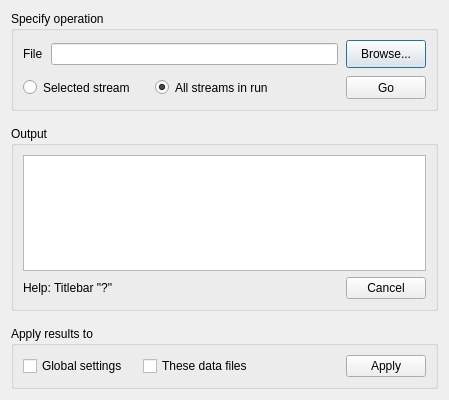
<?xml version="1.0" encoding="UTF-8"?>
<ui version="4.0">
 <class>CalSRateDlg</class>
 <widget class="QDialog" name="CalSRateDlg">
  <property name="windowModality">
   <enum>Qt::NonModal</enum>
  </property>
  <property name="geometry">
   <rect>
    <x>0</x>
    <y>0</y>
    <width>449</width>
    <height>400</height>
   </rect>
  </property>
  <property name="sizePolicy">
   <sizepolicy hsizetype="Preferred" vsizetype="MinimumExpanding">
    <horstretch>0</horstretch>
    <verstretch>0</verstretch>
   </sizepolicy>
  </property>
  <property name="minimumSize">
   <size>
    <width>0</width>
    <height>400</height>
   </size>
  </property>
  <property name="windowTitle">
   <string>Sample Rate Calibration</string>
  </property>
  <property name="modal">
   <bool>false</bool>
  </property>
  <layout class="QGridLayout" name="gridLayout_4">
   <property name="verticalSpacing">
    <number>15</number>
   </property>
   <item row="0" column="0">
    <widget class="QGroupBox" name="specifyGB">
     <property name="title">
      <string>Specify operation</string>
     </property>
     <layout class="QGridLayout" name="gridLayout">
      <property name="verticalSpacing">
       <number>8</number>
      </property>
      <item row="0" column="0">
       <layout class="QHBoxLayout" name="horizontalLayout_3">
        <property name="spacing">
         <number>8</number>
        </property>
        <item>
         <widget class="QLabel" name="label_2">
          <property name="text">
           <string>File</string>
          </property>
         </widget>
        </item>
        <item>
         <widget class="QLineEdit" name="fileLE">
          <property name="sizePolicy">
           <sizepolicy hsizetype="Expanding" vsizetype="Fixed">
            <horstretch>0</horstretch>
            <verstretch>0</verstretch>
           </sizepolicy>
          </property>
          <property name="minimumSize">
           <size>
            <width>0</width>
            <height>22</height>
           </size>
          </property>
         </widget>
        </item>
        <item>
         <widget class="QPushButton" name="browseBut">
          <property name="sizePolicy">
           <sizepolicy hsizetype="Preferred" vsizetype="Preferred">
            <horstretch>0</horstretch>
            <verstretch>0</verstretch>
           </sizepolicy>
          </property>
          <property name="minimumSize">
           <size>
            <width>0</width>
            <height>28</height>
           </size>
          </property>
          <property name="text">
           <string>Browse...</string>
          </property>
         </widget>
        </item>
       </layout>
      </item>
      <item row="1" column="0">
       <layout class="QHBoxLayout" name="loWidget111">
        <property name="spacing">
         <number>20</number>
        </property>
        <item>
         <widget class="QRadioButton" name="oneRB">
          <property name="sizePolicy">
           <sizepolicy hsizetype="Preferred" vsizetype="Preferred">
            <horstretch>0</horstretch>
            <verstretch>0</verstretch>
           </sizepolicy>
          </property>
          <property name="minimumSize">
           <size>
            <width>0</width>
            <height>23</height>
           </size>
          </property>
          <property name="text">
           <string>Selected stream</string>
          </property>
         </widget>
        </item>
        <item>
         <widget class="QRadioButton" name="allRB">
          <property name="sizePolicy">
           <sizepolicy hsizetype="Preferred" vsizetype="Preferred">
            <horstretch>0</horstretch>
            <verstretch>0</verstretch>
           </sizepolicy>
          </property>
          <property name="text">
           <string>All streams in run</string>
          </property>
          <property name="checked">
           <bool>true</bool>
          </property>
         </widget>
        </item>
        <item>
         <spacer name="horizontalSpacer">
          <property name="orientation">
           <enum>Qt::Horizontal</enum>
          </property>
          <property name="sizeHint" stdset="0">
           <size>
            <width>40</width>
            <height>20</height>
           </size>
          </property>
         </spacer>
        </item>
        <item>
         <widget class="QPushButton" name="goBut">
          <property name="sizePolicy">
           <sizepolicy hsizetype="Preferred" vsizetype="Preferred">
            <horstretch>0</horstretch>
            <verstretch>0</verstretch>
           </sizepolicy>
          </property>
          <property name="text">
           <string>Go</string>
          </property>
          <property name="autoDefault">
           <bool>true</bool>
          </property>
         </widget>
        </item>
       </layout>
      </item>
     </layout>
    </widget>
   </item>
   <item row="1" column="0">
    <widget class="QGroupBox" name="outputGB">
     <property name="title">
      <string>Output</string>
     </property>
     <layout class="QGridLayout" name="gridLayout_2">
      <item row="1" column="0">
       <widget class="QLabel" name="label">
        <property name="text">
         <string>Help: Titlebar &quot;?&quot;</string>
        </property>
       </widget>
      </item>
      <item row="1" column="2">
       <widget class="QPushButton" name="cancelBut">
        <property name="sizePolicy">
         <sizepolicy hsizetype="Preferred" vsizetype="Preferred">
          <horstretch>0</horstretch>
          <verstretch>0</verstretch>
         </sizepolicy>
        </property>
        <property name="text">
         <string>Cancel</string>
        </property>
       </widget>
      </item>
      <item row="0" column="0" colspan="3">
       <widget class="QTextEdit" name="outTE">
        <property name="focusPolicy">
         <enum>Qt::NoFocus</enum>
        </property>
        <property name="acceptDrops">
         <bool>false</bool>
        </property>
        <property name="undoRedoEnabled">
         <bool>false</bool>
        </property>
        <property name="lineWrapMode">
         <enum>QTextEdit::NoWrap</enum>
        </property>
        <property name="readOnly">
         <bool>true</bool>
        </property>
        <property name="acceptRichText">
         <bool>false</bool>
        </property>
       </widget>
      </item>
      <item row="1" column="1">
       <spacer name="horizontalSpacer_2">
        <property name="orientation">
         <enum>Qt::Horizontal</enum>
        </property>
        <property name="sizeHint" stdset="0">
         <size>
          <width>40</width>
          <height>20</height>
         </size>
        </property>
       </spacer>
      </item>
     </layout>
    </widget>
   </item>
   <item row="2" column="0">
    <widget class="QGroupBox" name="applyGB">
     <property name="title">
      <string>Apply results to</string>
     </property>
     <layout class="QGridLayout" name="gridLayout_3">
      <property name="horizontalSpacing">
       <number>15</number>
      </property>
      <property name="verticalSpacing">
       <number>8</number>
      </property>
      <item row="0" column="0">
       <widget class="QCheckBox" name="globalChk">
        <property name="sizePolicy">
         <sizepolicy hsizetype="Preferred" vsizetype="Preferred">
          <horstretch>0</horstretch>
          <verstretch>0</verstretch>
         </sizepolicy>
        </property>
        <property name="toolTip">
         <string>These settings are the defaults for your next run</string>
        </property>
        <property name="text">
         <string>Global settings</string>
        </property>
       </widget>
      </item>
      <item row="0" column="1">
       <widget class="QCheckBox" name="fileChk">
        <property name="sizePolicy">
         <sizepolicy hsizetype="Preferred" vsizetype="Preferred">
          <horstretch>0</horstretch>
          <verstretch>0</verstretch>
         </sizepolicy>
        </property>
        <property name="toolTip">
         <string>Update the metadata for this run</string>
        </property>
        <property name="text">
         <string>These data files</string>
        </property>
       </widget>
      </item>
      <item row="0" column="2">
       <spacer name="horizontalSpacer_3">
        <property name="orientation">
         <enum>Qt::Horizontal</enum>
        </property>
        <property name="sizeHint" stdset="0">
         <size>
          <width>67</width>
          <height>20</height>
         </size>
        </property>
       </spacer>
      </item>
      <item row="0" column="3">
       <widget class="QPushButton" name="applyBut">
        <property name="text">
         <string>Apply</string>
        </property>
       </widget>
      </item>
     </layout>
    </widget>
   </item>
  </layout>
 </widget>
 <tabstops>
  <tabstop>fileLE</tabstop>
  <tabstop>browseBut</tabstop>
  <tabstop>oneRB</tabstop>
  <tabstop>allRB</tabstop>
  <tabstop>goBut</tabstop>
  <tabstop>cancelBut</tabstop>
 </tabstops>
 <resources/>
 <connections/>
</ui>
